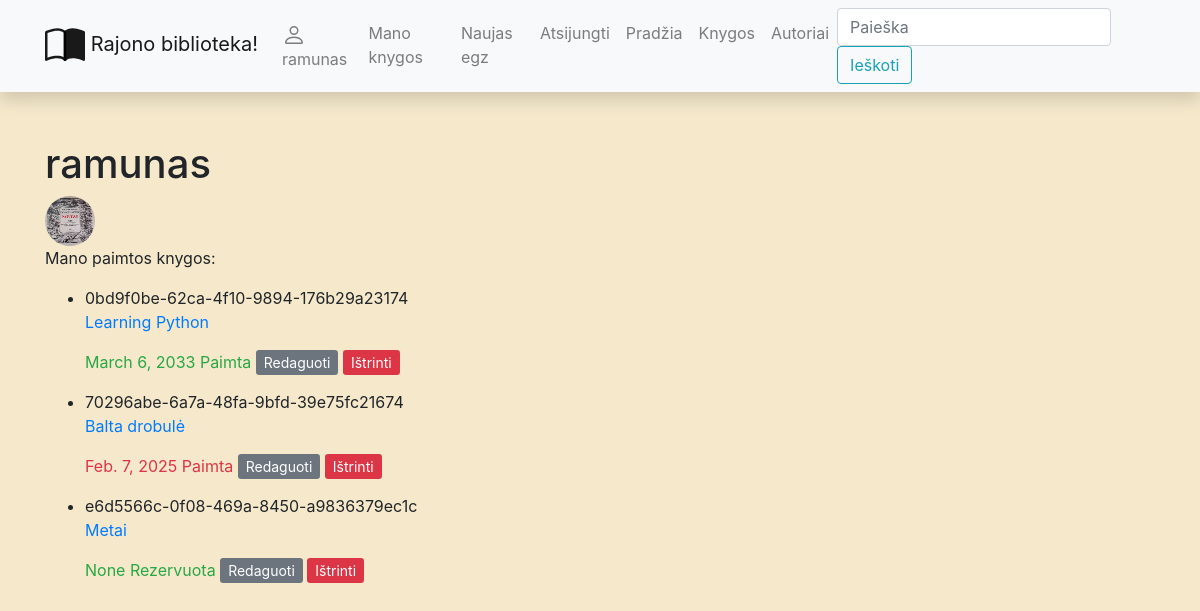
Before: /library/mybooks/ (signed in) with the older database file.
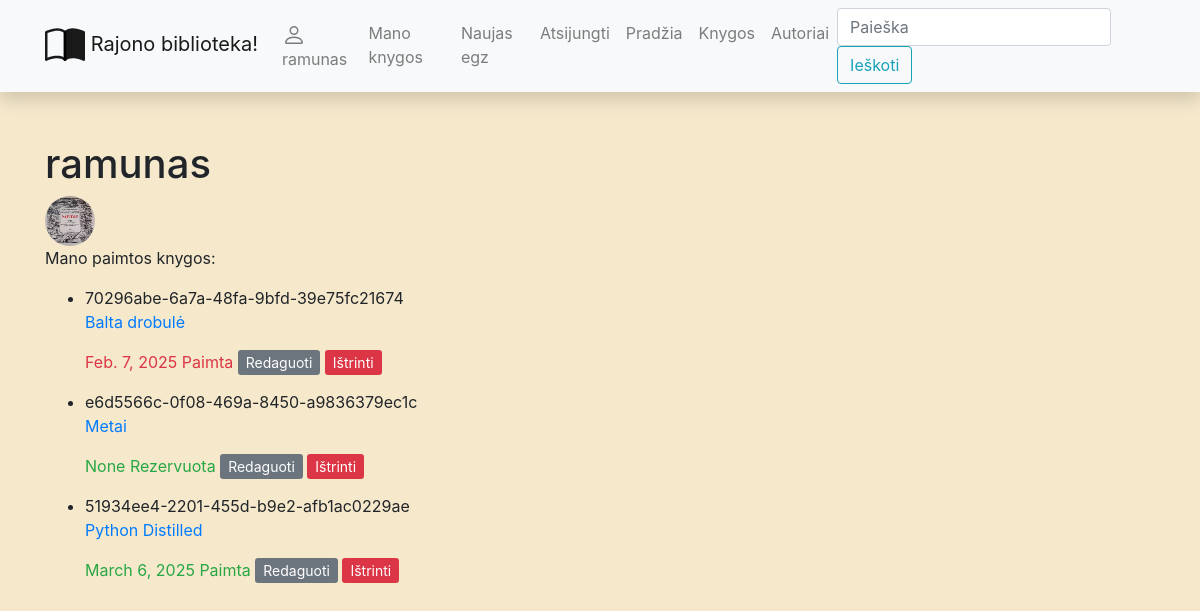
After: the same page with the newer database file.
### library/models.py (models this page shows, shortened)
class BookInstance(models.Model):
    id = models.UUIDField(primary_key=True, default=uuid.uuid4)
    due_back = models.DateField('Bus prieinama', null=True, blank=True)  # blank - dirba su Django forms
    book = models.ForeignKey(Book, on_delete=models.CASCADE)
    reader = models.ForeignKey(User, on_delete=models.SET_NULL, null=True, blank=True)
    LOAN_STATUS = (
        ('a', 'Administruojamas'),
        ('p', 'Paimta'),
        ('g', 'Galima paimti'),
        ('r', 'Rezervuota')
    )
    status = models.CharField('Statusas',
                              max_length=1,
                              choices=LOAN_STATUS,
                              default='a',
                              blank=True,
                              help_text='Knygos egzemplioriaus statusas')
    @property
    def is_overdue(self):
        if self.due_back and date.today() > self.due_back:
            return True  # pradelsta
        else:
            return False

class Book(models.Model):
    title = models.CharField('Pavadinimas', max_length=100)
    summary = models.TextField('Aprašymas', max_length=1300)
    isbn = models.CharField('ISBN', max_length=13)
    author = models.ForeignKey(Author, on_delete=models.SET_NULL, null=True)
    genres = models.ManyToManyField(Genre, blank=True)
    cover = models.ImageField('Viršelis', upload_to='covers', null=True, blank=True)
    def __str__(self):
        return f"{self.title}"

### library/views.py (the view)
# urls.py: path('mybooks/', views.LoanedBooksByUserListView.as_view(), name='my-books'),
class LoanedBooksByUserListView(LoginRequiredMixin, generic.ListView):
    model = BookInstance
    context_object_name = 'bookinstance_list'
    template_name = 'user_books.html'
    def get_queryset(self):
        return BookInstance.objects.filter(reader=self.request.user)

### library/templates/user_books.html
{% extends 'base.html' %}
{% block content %}
<h1>{{ user }}</h1>
<img class="rounded-circle" src="{{ user.profile.picture.url }}" width="50px" height="50px"/>
<p>Mano paimtos knygos:</p>
{% if bookinstance_list %}
<ul>
    {% for bookinstance in bookinstance_list %}
        <li>
            {{ bookinstance.id }}
            <p><a href="{% url 'book-one' bookinstance.book.id %}">{{ bookinstance.book }}</a></p>
            <p class="{% if bookinstance.is_overdue %}text-danger">
            {% else %}text-success">
            {% endif %} {{ bookinstance.due_back }} {{ bookinstance.get_status_display }}
            <a class="btn-secondary btn-sm" href="{% url 'my-borrowed-update' bookinstance.id %}">Redaguoti</a>
            <a class="btn-danger btn-sm" href="{% url 'my-borrowed-delete' bookinstance.id %}">Ištrinti</a>
            </p>
        </li>
    {% endfor %}
</ul>
{% else %}
<p>Jūs neturite paėmęs knygų</p>
{% endif %}
{% endblock %}

Changed rows visible on the page:
removed BookInstance: id "0bd9f0be-62ca-4f10-9894-176b29a23174", book "Learning Python", due_back "March 6, 2033", status "Paimta"
added BookInstance: id "51934ee4-2201-455d-b9e2-afb1ac0229ae", book "Python Distilled", due_back "March 6, 2025", status "Paimta"
